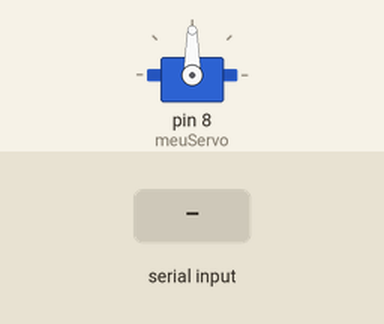
Simulated run of this sketch. Board: Arduino Uno, built with avr-gcc and run on an emulated ATmega328P. Parts: servo. The test bench sets the inputs (shaded band). What the sketch prints to the serial monitor is not drawn.

Above: at 1.2 s.
1.3 s: "4" received over Serial
Timing chart, 0 to 4.3 s (numbered marks = the images above; inputs shaded):
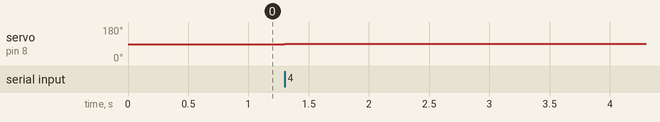

The sketch:

a.ino
```cpp
#include <Servo.h>

Servo meuServo;
char byteReceived;

void setup() {
  meuServo.attach(8);
  Serial.begin(9600);
}

void servoStatus()
{
  String posicao = (String)"Posicao do servo: " + meuServo.read() + (String)" graus.";
  Serial.println(posicao);
}

void loop() {
  if (Serial.available() > 0)
  {
    byteReceived = Serial.read();

    switch(byteReceived){
      case '4':
         meuServo.write(meuServo.read()+1);
         servoStatus();
      break;
      case '6':
        meuServo.write(meuServo.read()-1);
        servoStatus();
      break;
    }
  }
}
```

Measured:
- after the input at 1.3 s, servo on pin 8 (meuServo): 90° → 91° at once
